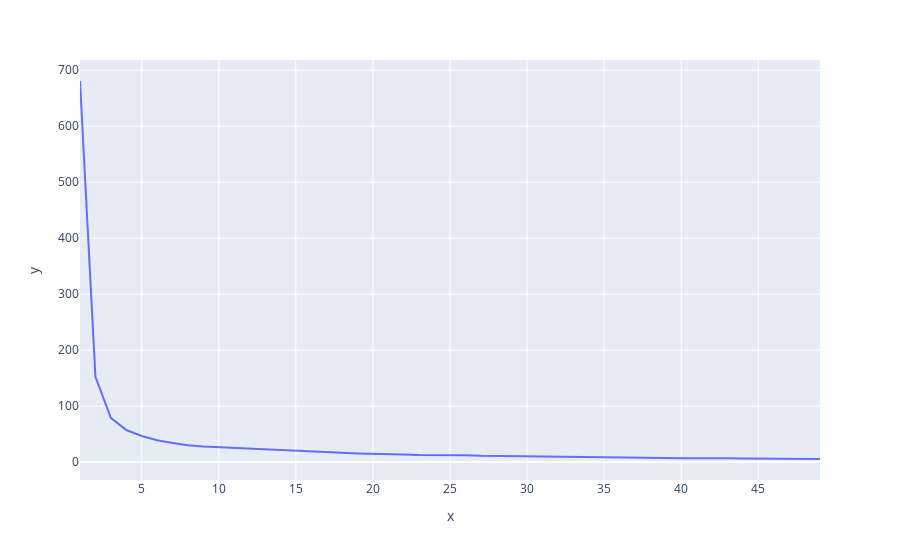

The notebook cell this image was saved under:
### Code cell
features = data[["PetalLengthCm", "PetalWidthCm", "SepalWidthCm", "SepalLengthCm"]]
labels = data["Species"]

inertia_list = []

for i in range(1,50):
    kmeans = KMeans(n_clusters=i)
    kmeans.fit(features, labels)
    inertia_list.append(kmeans.inertia_)

px.line(x=range(1,50), y=inertia_list)

### Figure 1 — Plotly figure (JSON) as saved in the notebook; plotly's stock layout.template omitted (floating-point values rounded to 4 significant figures)
{"data": [{"hovertemplate": "x=%{x}<br>y=%{y}<extra></extra>", "legendgroup": "", "line": {"color": "#636efa", "dash": "solid"}, "mode": "lines", "name": "", "orientation": "v", "showlegend": false, "type": "scatter", "x": [1, 2, 3, 4, 5, 6, 7, 8, 9, 10, 11, 12, 13, 14, 15, 16, 17, 18, 19, 20, 21, 22, 23, 24, 25, 26, 27, 28, 29, 30, 31, 32, 33, 34, 35, 36, 37, 38, 39, 40, 41, 42, 43, 44, 45, 46, 47, 48, 49], "xaxis": "x", "y": [680.8, 152.4, 78.94, 57.32, 46.54, 38.93, 34.3, 30.08, 27.89, 26.64, 24.61, 23.06, 21.77, 20.5, 19.25, 17.85, 17.08, 16.64, 15.53, 15.19, 14.13, 13.7, 12.76, 12.74, 12.29, 12.14, 11.21, 11.01, 10.46, 10.31, 9.928, 9.542, 9.218, 9.239, 8.505, 8.591, 8.277, 7.772, 7.431, 7.094, 7.245, 6.905, 6.815, 6.367, 6.25, 6.189, 5.931, 5.779, 5.534], "yaxis": "y"}], "layout": {"legend": {"tracegroupgap": 0}, "margin": {"t": 60}, "xaxis": {"anchor": "y", "domain": [0, 1], "title": {"text": "x"}}, "yaxis": {"anchor": "x", "domain": [0, 1], "title": {"text": "y"}}}}
